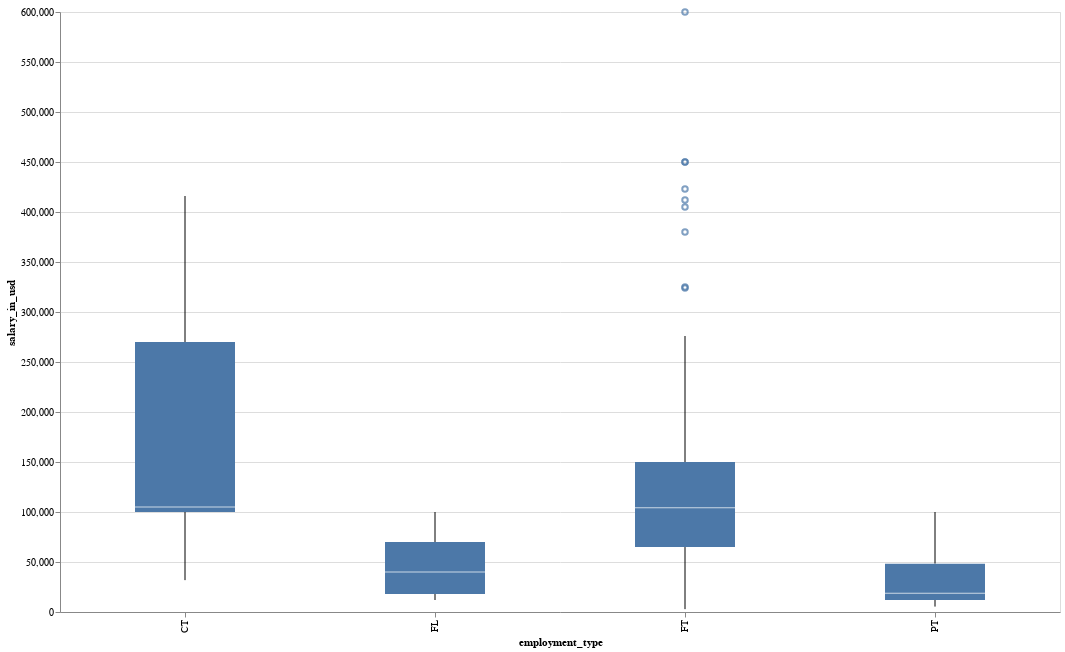

This figure's notebook cell:
### Code cell
# Criando um box plot

alt.Chart(df).mark_boxplot(size=100).encode(
    x="employment_type:O", y="salary_in_usd:Q"
).properties(width=1000, height=600)

### Figure 1 — Vega-Lite specification as saved in the notebook (floating-point values rounded to 4 significant figures; data arrays with more than 128 entries replaced by an {"elided": "..."} marker saying what was removed)
{"config": {"view": {"continuousWidth": 400, "continuousHeight": 300}}, "data": {"name": "data-f1c8e76ebeff4cc0f22f528568e7fce5"}, "mark": {"type": "boxplot", "size": 100}, "encoding": {"x": {"field": "employment_type", "type": "ordinal"}, "y": {"field": "salary_in_usd", "type": "quantitative"}}, "height": 600, "width": 1000, "$schema": "https://vega.github.io/schema/vega-lite/v4.17.0.json", "datasets": {"data-f1c8e76ebeff4cc0f22f528568e7fce5": {"elided": "607 records"}}}
